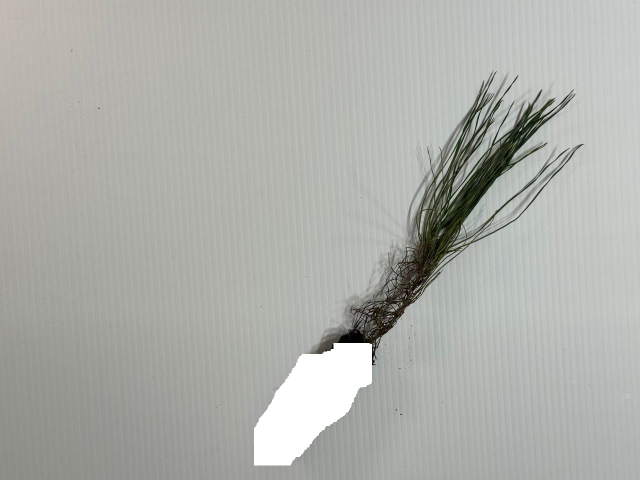
#> input picture f2.jpg, 1280 x 960 px (shown at 1/2 size)
$ python cent_test_01.py
#> lines starting #> are read from the running program, lines starting #| are printed output that depends on the picture; after the words box and inside, x2 and y2 are one past the last pixel; in counts of white or black regions, pixels touching at a corner belong together
import cv2
import numpy as np

# Load the image in color
image = cv2.imread('f2.jpg')
#> image is the input picture: shape (960, 1280, 3); mean B, G, R 171.2, 175.4, 174

# Check if the image is loaded successfully
if image is None:
    print("Error: Unable to load image.")
    exit(1)  # Exit if the image cannot be loaded

# Convert the image to grayscale
gray_image = cv2.cvtColor(image, cv2.COLOR_BGR2GRAY)

# Invert the grayscale image
inverted_gray_image = cv2.bitwise_not(gray_image)
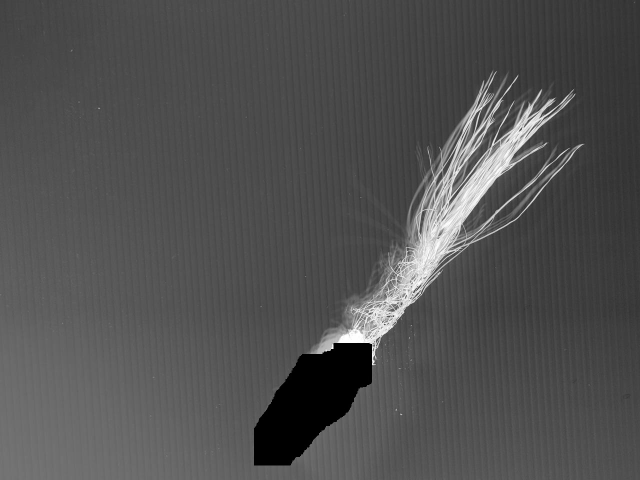
#> inverted_gray_image: shape (960, 1280) (shown at 1/2 size); min 0, max 255, mean 80.5

# Create binary image by thresholding (for dark objects)
_, binary_image = cv2.threshold(inverted_gray_image, 128, 255, cv2.THRESH_BINARY)
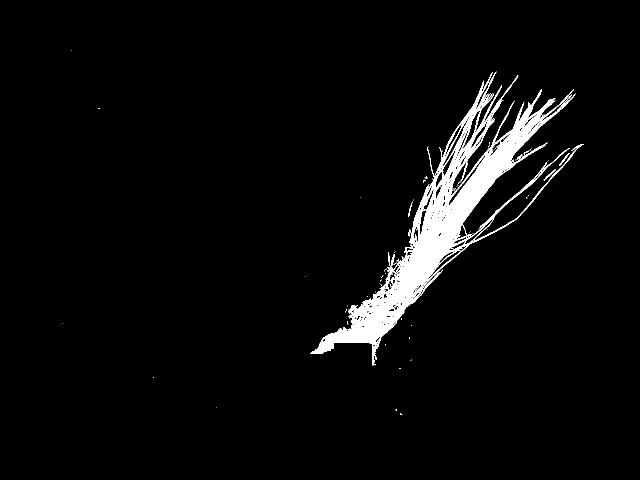
#> binary_image: shape (960, 1280) (shown at 1/2 size); 3.9% white; 92 white regions (86 under 20 px), largest, box (x1, y1, x2, y2) and area: (621, 143, 1168, 731) 47834, (1088, 338, 1112, 362) 89, (1118, 306, 1140, 332) 84, (782, 508, 789, 532) 76, (816, 403, 825, 434) 58, (1033, 309, 1046, 320) 45

# Define ROI coordinates (x, y, width, height)
roi_x, roi_y, roi_width, roi_height = 360, 340, 140, 70

# Extract the ROI region
roi = binary_image[roi_y:roi_y + roi_height, roi_x:roi_x + roi_width]
#> roi: shape (70, 140); every value is 0

# Apply morphological opening to remove small objects
kernel_size = 3  # Example kernel size
iterations = 1  # Example number of iterations
kernel = cv2.getStructuringElement(cv2.MORPH_RECT, (kernel_size, kernel_size))
roi_opened = cv2.morphologyEx(roi, cv2.MORPH_OPEN, kernel, iterations=iterations)

# Update the binary image with the processed ROI
processed_image = binary_image.copy()
processed_image[roi_y:roi_y + roi_height, roi_x:roi_x + roi_width] = roi_opened

# Calculate moments of the processed binary image
moments = cv2.moments(processed_image)
#> moments = moments, m00 12372600, centre m10/m00, m01/m00 = (889.4, 440.2)

# Calculate the center of mass (centroid)
if moments['m00'] != 0:
    centroid_x = int(moments['m10'] / moments['m00'])
#> centroid_x = 889
    centroid_y = int(moments['m01'] / moments['m00'])
#> centroid_y = 440
else:
    centroid_x, centroid_y = 0, 0

# Draw a green rectangle around the ROI on the original image for visualization
cv2.rectangle(image, (roi_x, roi_y), (roi_x + roi_width, roi_y + roi_height), (0, 255, 0), 2)
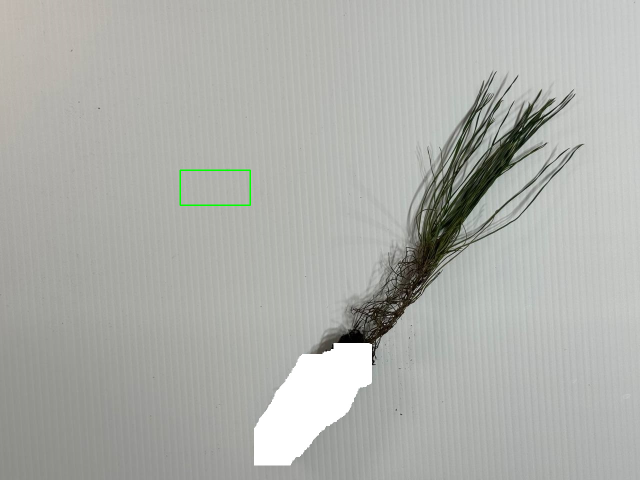
#> image: shape (960, 1280, 3) (shown at 1/2 size); 0.1% of pixels changed, all inside (x1, y1, x2, y2) = (359, 339, 502, 412)

# Convert binary images to BGR so we can draw colored rectangles and circles on them
binary_image_with_roi = cv2.cvtColor(binary_image, cv2.COLOR_GRAY2BGR)
processed_image_with_roi = cv2.cvtColor(processed_image, cv2.COLOR_GRAY2BGR)

# Draw a green rectangle around the ROI on the binary image for visualization
cv2.rectangle(binary_image_with_roi, (roi_x, roi_y), (roi_x + roi_width, roi_y + roi_height), (0, 255, 0), 2)
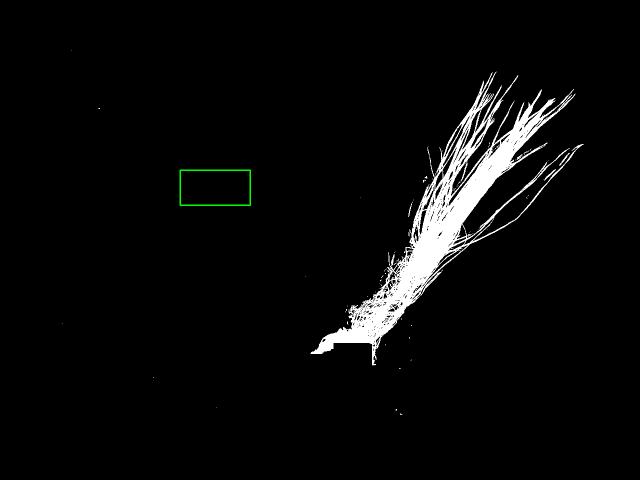
#> binary_image_with_roi: shape (960, 1280, 3) (shown at 1/2 size); mean B, G, R 10.1, 10.3, 10.1

# Draw a green rectangle around the ROI on the processed binary image for visualization
cv2.rectangle(processed_image_with_roi, (roi_x, roi_y), (roi_x + roi_width, roi_y + roi_height), (0, 255, 0), 2)

# Draw the centroid on all images
cv2.circle(image, (centroid_x, centroid_y), 10, (0, 0, 255), -1)
#> image: shape (960, 1280, 3); 0.03% of pixels changed, all inside (x1, y1, x2, y2) = (879, 430, 900, 451)
cv2.circle(binary_image_with_roi, (centroid_x, centroid_y), 10, (0, 0, 255), -1)
cv2.circle(processed_image_with_roi, (centroid_x, centroid_y), 10, (0, 0, 255), -1)

# Check if the centroid is within the ROI and classify
if (roi_x <= centroid_x <= roi_x + roi_width) and (roi_y <= centroid_y <= roi_y + roi_height):
    classification = "The tree is planted vertically"
else:
    classification = "The tree is NOT planted vertically"

# Print the classification result
print(classification)

# Display the original image, binary image, and processed binary image
cv2.imshow('Original Image', image)
cv2.imshow('Binary Image', binary_image_with_roi)
cv2.imshow('Processed Binary Image', processed_image_with_roi)

# Wait for a key press and close all windows
cv2.waitKey(0)
cv2.destroyAllWindows()

$ run again, with f1.jpg copied over f2.jpg
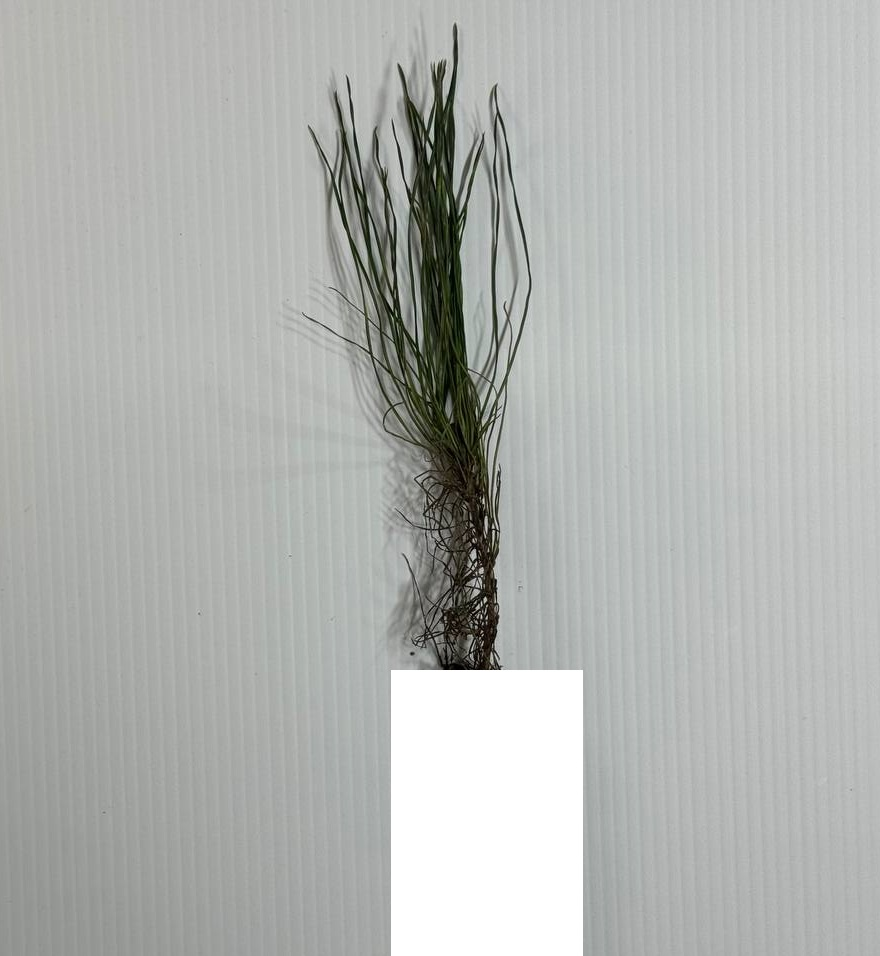
#> input picture f1.jpg, 880 x 956 px
#> image is the input picture: shape (956, 880, 3); mean B, G, R 177.2, 179.9, 177.5
#> binary_image: shape (956, 880); 5.6% white; 77 white regions (69 under 20 px), largest, box (x1, y1, x2, y2) and area: (302, 23, 531, 670) 46201, (499, 152, 505, 192) 118, (399, 586, 410, 618) 79
#> roi: shape (70, 140); 65.3% white; 54 black regions (35 under 20 px), largest, box (x1, y1, x2, y2) and area: (0, 8, 30, 70) 1035, (106, 0, 131, 34) 652, (125, 9, 140, 70) 280
#> roi_opened: shape (70, 140); 60.7% white; 29 black regions (22 under 20 px), largest, box (x1, y1, x2, y2) and area: (0, 0, 46, 70) 1709, (106, 0, 140, 70) 1574, (45, 2, 62, 56) 198
#> `processed_image[roi_y:roi_y + roi_height, roi_x:roi_x + roi_width] = r..`:
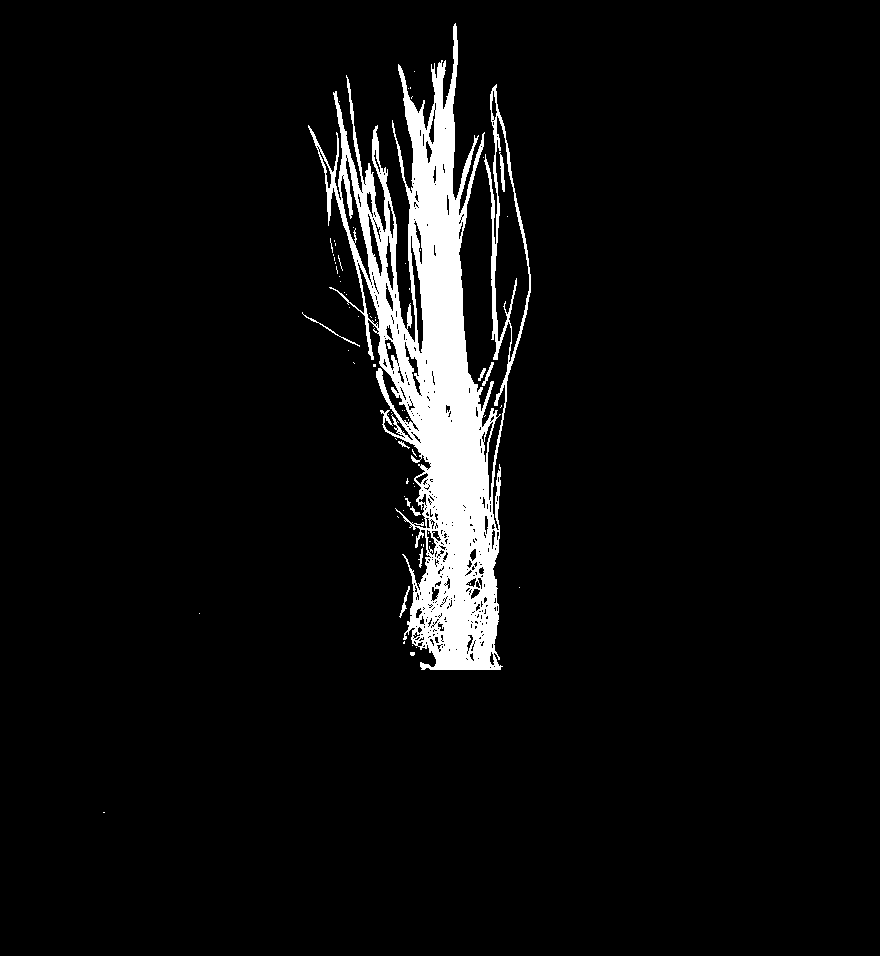
#> processed_image: shape (956, 880); 5.5% white; 74 white regions (64 under 20 px), largest, box (x1, y1, x2, y2) and area: (308, 23, 531, 670) 45542, (499, 152, 505, 192) 118, (302, 312, 360, 347) 101
#> moments = moments, m00 11805480, centre m10/m00, m01/m00 = (436.7, 369.4)
#> centroid_x = 436
#> centroid_y = 369
#> `cv2.rectangle(processed_image_with_roi, (roi_x, roi_y), (roi_x + roi_w..`:
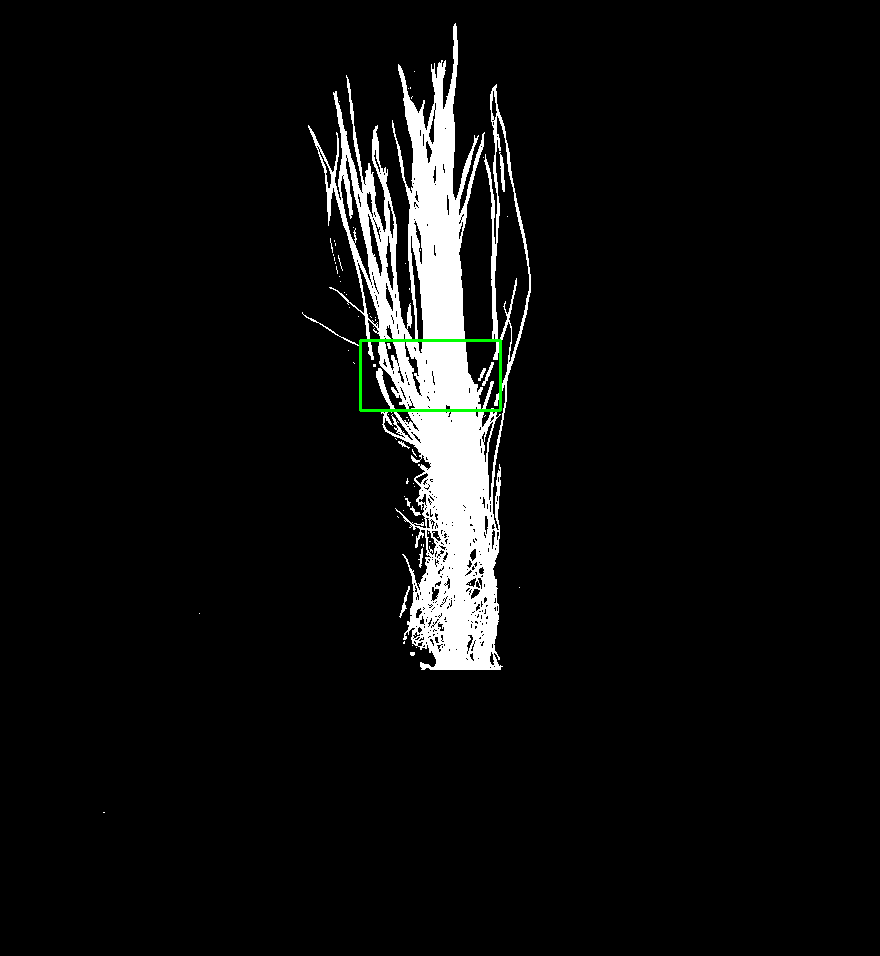
#> processed_image_with_roi: shape (956, 880, 3); mean B, G, R 13.9, 14.2, 13.9
